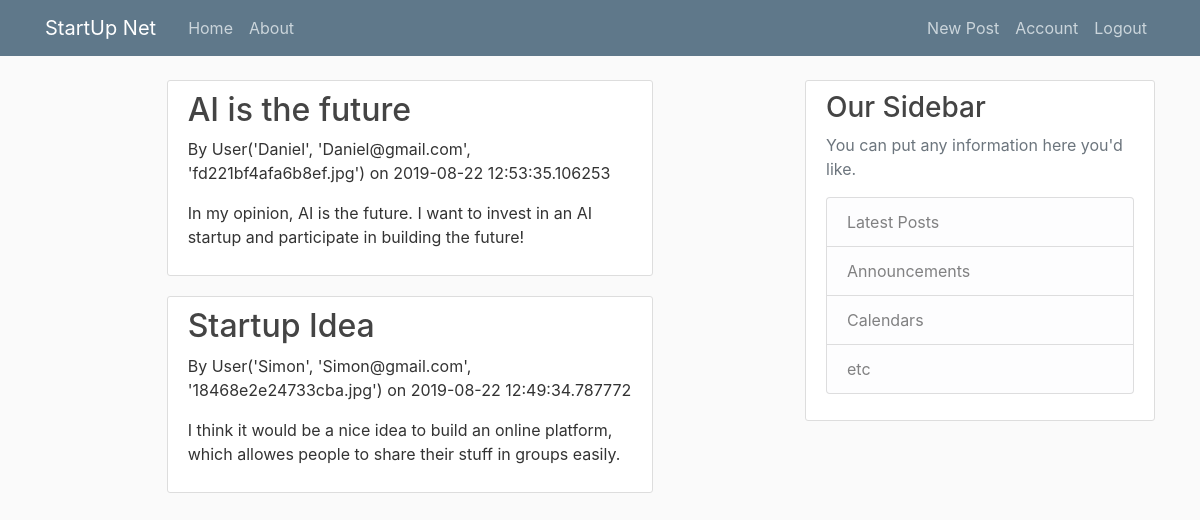
The app's page /home (signed in) with its own data.
### startupnet/models.py (models this page shows, shortened)
class Post(db.Model):
	id = db.Column(db.Integer, primary_key=True)
	title = db.Column(db.String(100), nullable=False)
	date_posted = db.Column(db.DateTime, nullable=False, default=datetime.utcnow)
	content = db.Column(db.Text, nullable=False)
	user_id = db.Column(db.Integer, db.ForeignKey("user.id"), nullable =False)

class User(db.Model, UserMixin):
	id = db.Column(db.Integer, primary_key=True)
	username = db.Column(db.String(20), unique=True, nullable=False)
	email = db.Column(db.String(120), unique=True, nullable=False)
	image_file = db.Column(db.String(20), nullable=False, default='default.jpg')
	password = db.Column(db.String(60), nullable=False)
	posts = db.relationship("Post", backref='author', lazy=True)
	def __repr__(self):
		return f"User('{self.username}', '{self.email}', '{self.image_file}')"

class Investor(User):
	offers = db.Column(db.String(500))
	interests = db.Column(db.String(500))

### startupnet/routes.py (the view)
@app.route("/")
@app.route("/home")
def home():
	page = request.args.get("page", 1, type=int)
	posts = Post.query.order_by(Post.date_posted.desc()).paginate(page=page, per_page=10)
	return render_template("home.html", posts=posts)

### startupnet/models.py (called while the page is built)
@login_manager.user_loader
def load_user(user_id):
	return User.query.get(int(user_id))

### startupnet/templates/home.html
{% extends "layout.html" %}
{%block content%}
{% for post in posts %}
<div class="container col-md-8 content-section">
	<h2>{{ post.title }} </h2>
	<p>By {{ post.author }} on {{ post.date_posted }}</p>
	<p>{{ post.content }}</p>
</div>
{% endfor %}
{% endblock%}

### startupnet/static/main.css (style rules this page uses)
body { background: #fafafa; color: #333333; margin-top: 5rem; }
h1, h2, h3, h4, h5, h6 { color: #444444; }
.content-section { background: #ffffff; padding: 10px 20px; border: 1px solid #dddddd; border-radius: 3px; margin-bottom: 20px; }

### records on screen
Post: title "AI is the future", author "User('Daniel', 'Daniel@gmail.com', 'fd221bf4afa6b8ef.jpg')", date_posted "2019-08-22 12:53:35.106253", content "In my opinion, AI is the future. I want to invest in an AI startup and participate in building the future!"
Post: title "Startup Idea", author "User('Simon', 'Simon@gmail.com', '18468e2e24733cba.jpg')", date_posted "2019-08-22 12:49:34.787772", content "I think it would be a nice idea to build an online platform, which allowes people to share their stuff in groups easily."
